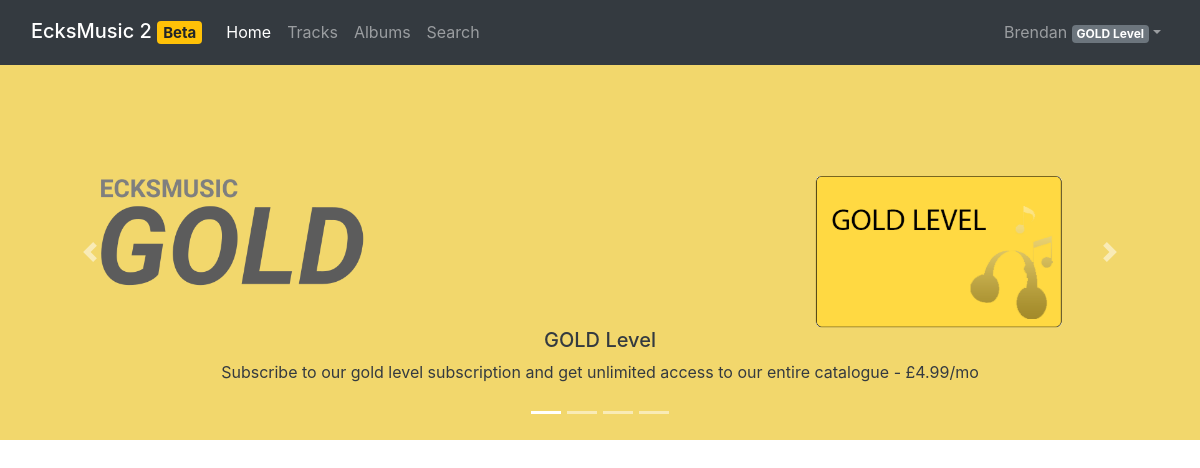
The app's page / (signed in) with its own data.
### tables this page shows
CREATE TABLE `offers` (
  `offer_id` int(11) NOT NULL AUTO_INCREMENT,
  `title` varchar(50) NOT NULL,
  `description` text NOT NULL,
  `price` double NOT NULL,
  `image` varchar(50) NOT NULL,
  PRIMARY KEY (`offer_id`)
);

### src/php/offers.php (called while the page is built, shortened)
<?php
require_once "database.php";
class PricingPlan
{
  public function __construct($Id, $Title, $Description, $Price, $ImagePath)
  {
    $this->Name = $Title;
    $this->Description = $Description;
    $this->Price = $Price;
    $this->ImagePath = $ImagePath;
  }
}
class Offers
{
  static function dataToPricingPlan($offer): PricingPlan
  {
    return new PricingPlan(
      $offer['offer_id'],
      $offer['title'],
      $offer['description'],
      $offer['price'],
      $offer['image']
    );
  }
  public static function getAllOffers(): array
  {
    global $pdo;
    $result = $pdo->query("SELECT * FROM offers;")->fetchAll(PDO::FETCH_ASSOC);
    $PricingPlans = [];
    foreach ($result as $offer) {
      array_push($PricingPlans, Offers::dataToPricingPlan($offer));
    }
    return $PricingPlans;
  }
}

### src/index.php (the view, shortened to what this page needs)
<?php
require_once 'php/auth.php';
require_once 'php/offers.php';
if (isset($_SESSION['User'])) $user = unserialize($_SESSION['User']);
?>
<!DOCTYPE html>
<html lang="en">
<head>
  <link rel="stylesheet" href="https://cdn.jsdelivr.net/npm/bootstrap@4.6.0/dist/css/bootstrap.min.css"
>
  <link rel="stylesheet" href="https://cdnjs.cloudflare.com/ajax/libs/font-awesome/5.15.2/css/all.min.css"
/>
</head>
<body>
  <nav class="navbar navbar-expand-md navbar-dark bg-dark sticky-top">
    <div class="container-fluid">
      <h2><a class="navbar-brand" href="#">EcksMusic 2 <span class="badge badge-warning">Beta</span></a></h2>
      <div class="collapse navbar-collapse" id="navbarResponsive">
        <ul class="navbar-nav mr-auto">
          <li class="navbar-item active">
            <a class="nav-link" href="#">Home</a>
          </li>
          <li class="navbar-item">
            <a class="nav-link" href="pages/tracks.php">Tracks</a>
          </li>
          <li class="navbar-item">
            <a class="nav-link" href="pages/albums.php">Albums</a>
          </li>
          <li class="navbar-item">
            <a class="nav-link" href="pages/search.php">Search</a>
          </li>
        </ul>
        <ul class="navbar-nav ml-auto">
        <?php
          if (isset($_SESSION['User'])) {
            echo '<li class="nav-item dropdown">';
            echo '<a class="nav-link dropdown-toggle" href="#" id="navbarDropdownMenuLink" data-toggle="dropdown">';
            echo $user->Username . ' <span class="badge badge-secondary">' . $user->PricingPlan->Name . '</span></a>';
            echo '<div class="dropdown-menu dropdown-menu-right">';
            echo '</div></li>';
          } else {
            echo '<li class="navbar-item"><div class="btn-group" role="group">
                  <a href="pages/login.php" class="btn btn-outline-warning">Login</a>';
            echo '<a href="pages/register.php" class="btn btn-warning">Register</a>
                  </div></li>';
          }
        ?>
        </ul>
      </div>
    </div>
  </nav>
  <?php
    $offers = Offers::getAllOffers();
  ?>
  <div id="carouselIndicators" class="carousel slide" data-ride="carousel">
    <ol class="carousel-indicators">
      <?php
        for ($i=0; $i < count($offers); $i++) {
          if ($i == 0) {
            echo '<li data-target="#carouselIndicators" data-slide-to="'. $i .'" class="active"></li>';
          } else {
            echo '<li data-target="#carouselIndicators" data-slide-to="'. $i .'"></li>';
          }
        }
      ?>
    </ol>
    <div class="carousel-inner">
      <?php
        for ($i=0; $i < count($offers); $i++) {
          if ($i == 0) {
            echo '<div class="carousel-item active">';
          }else {
            echo '<div class="carousel-item">';
          }
          echo '<img class="d-block w-100" src="'. $offers[$i]->ImagePath .'" alt="' . $offers[$i]->Name . '">';
          echo '<div class="carousel-caption d-none d-md-block text-dark">';
          echo '<h5>' . $offers[$i]->Name . '</h5><p>' . $offers[$i]->Description . ' - £' . $offers[$i]->Price . '/mo</p>';
          echo '</div></div>';
        }
      ?>
    </div>
    <a class="carousel-control-prev" href="#carouselIndicators" role="button" data-slide="prev">
      <span class="carousel-control-prev-icon" aria-hidden="true"></span>
    </a>
    <a class="carousel-control-next" href="#carouselIndicators" role="button" data-slide="next">
      <span class="carousel-control-next-icon" aria-hidden="true"></span>
    </a>
  </div>
</body>
</html>

### records on screen
offers: image (picture), title "GOLD Level", description "Subscribe to our gold level subscription and get unlimited access to our entire catalogue", price "4.99"

### other values on screen
$user->Username "Brendan"
$user->PricingPlan->Name "GOLD Level"
